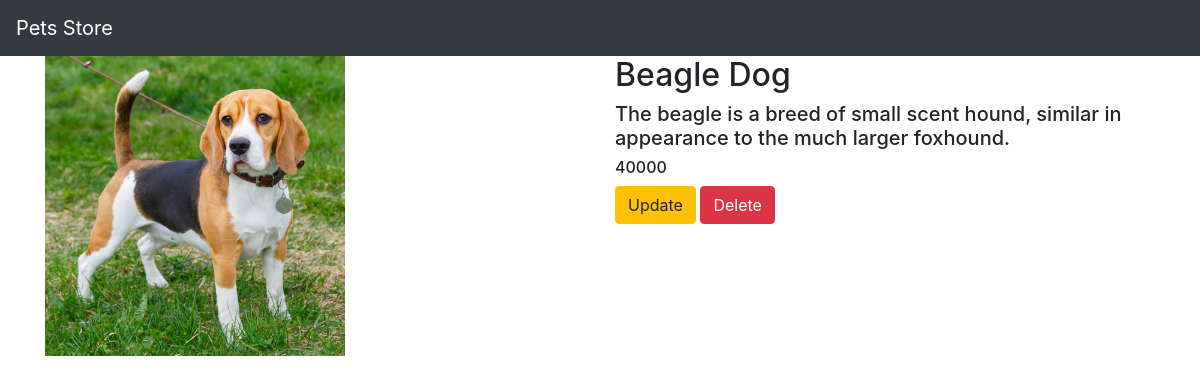
The app's page /pets/7/ with its own data.
### petsapp/models.py (models this page shows)
class Pets(models.Model):
    name=models.CharField(max_length=250)
    desc=models.TextField()
    price=models.IntegerField()
    img=models.ImageField(upload_to='gallery')

### petsapp/views.py (the view)
# urls.py: path('pets/<int:pets_id>/',views.detail,name='detail'),
def detail(request,pets_id):
    pets=Pets.objects.get(id=pets_id)
    return render(request,"detail.html",{'pets':pets})

### templates/detail.html
{%  extends 'base.html' %}
{% block body %}
<div class="container">
    <div class="row">
        <div class="col-md-6">
            <img src="{{pets.img.url}}" width="300" height="300">
        </div>
        <div class="col-md-6">
        <h2>{{pets.name}}</h2>
        <h5>{{pets.desc}}</h5>
        <h6>{{pets.price}}</h6>
            <a class="btn btn-warning" href="{% url 'petsapp:update' pets.id %}">Update</a>
       <a class="btn btn-danger" href="{% url 'petsapp:delete' pets.id %}">Delete</a>
    </div>
    </div>
</div>
{% endblock %}

### static/style.css (style rules this page uses)
body { background_color:cadetblue; }

### records on screen
Pets: img (picture), name "Beagle Dog", desc "The beagle is a breed of small scent hound, similar in appearance to the much larger foxhound.", price "40000"
